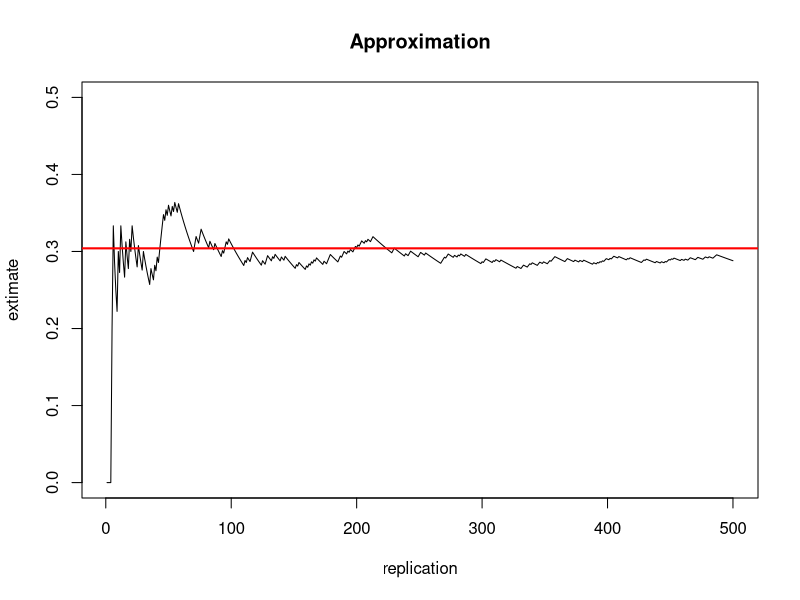

This chart was generated by the following R code:
## ---- chunk 1
knitr::opts_chunk$set(echo = TRUE)
## ---- chunk 2

roll <- function(nroll){
  result <- sample.int(6, nroll, replace=TRUE)
  t <- table(result)
  low <- t["1"] + t["2"] + t["3"]
  high <- t["4"] + t["5"] + t["6"]
  odd <- t["1"] + t["3"] + t["5"]
  even <- t["2"] + t["4"] + t["6"]
  if (low > high & odd > even){
    return(TRUE)
  } else{
    return(FALSE)
  }
}

roll(10000)

## ---- chunk 3
replicates <- vector(length=500)
for (i in 1:500){
  replicates[i] <- roll(10000)
}

## ---- chunk 4
n_result <- table(replicates)
probability <- n_result["TRUE"] / 500
probability
## ---- chunk 5

running_mean <- function(m){
  for (i in 1:m){
    vec <- cumsum(replicates)
    vec2 <- vec[i] * (1/i)
  }
  return(vec2)
}

running <- sapply(1:500, running_mean)


p <- ((1/4) + (asin(1/3)/(2*pi)))

plot(running,
     type = "l",
     xlab = "replication", ylab = "extimate",
     main = "Approximation",
     ylim = c(0, 0.5)
     )

abline(h = p, col = "red", lwd = 2)

